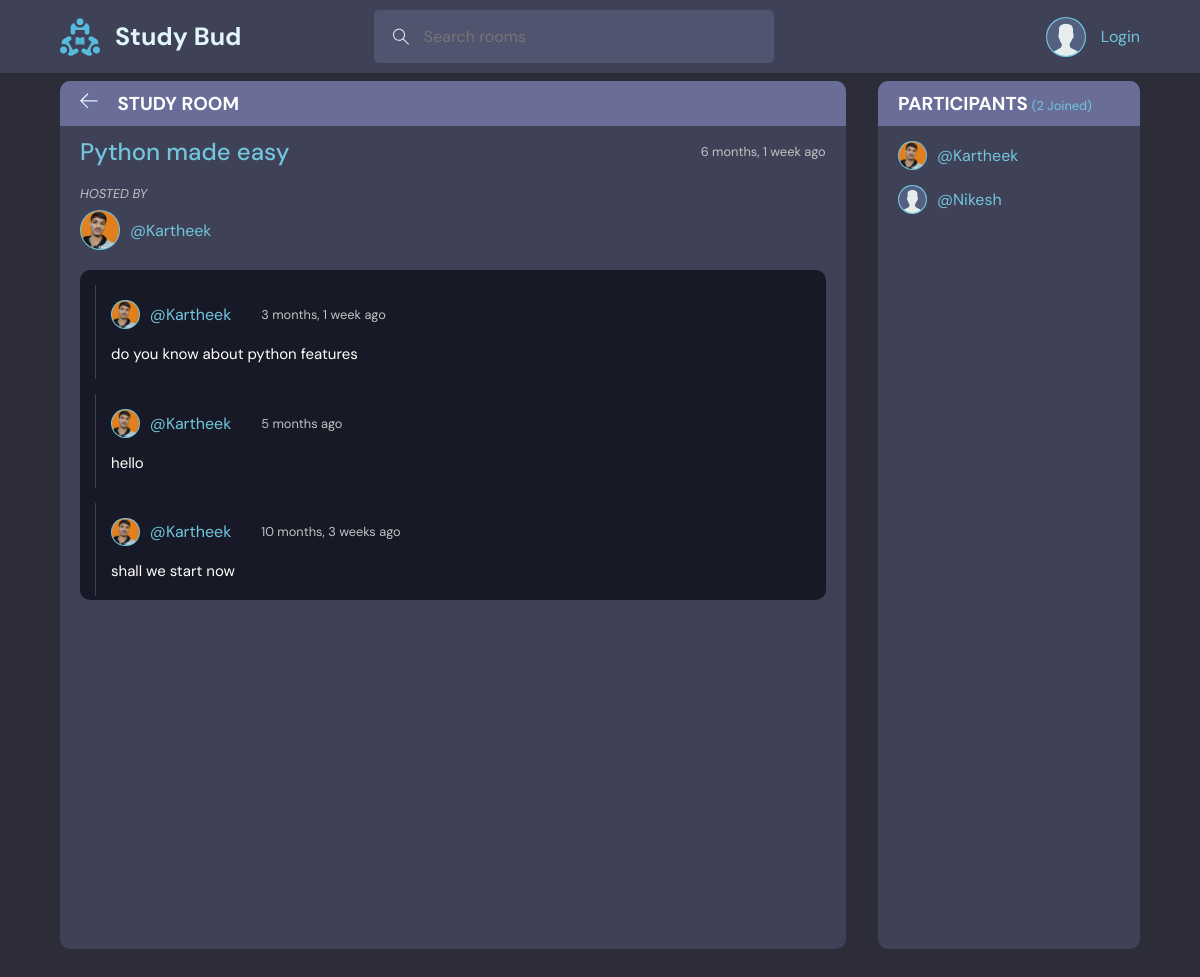
The page /room/1/ on the database its author committed.
### base/models.py (models this page shows, shortened)
class Room(models.Model):
    host = models.ForeignKey(User, on_delete=models.SET_NULL, null=True)
    topic = models.ForeignKey(Topic, on_delete=models.SET_NULL, null=True)
    name = models.CharField(max_length=200)
    description = models.TextField(null=True, blank=True)
    participants = models.ManyToManyField(User, related_name='participants', blank=True)
    updated = models.DateTimeField(auto_now=True)
    created = models.DateTimeField(auto_now_add=True)
    class Meta:
        ordering = ['-updated', '-created']

class User(AbstractUser):
    name = models.CharField(max_length=200, null=True)
    email = models.EmailField(unique=True, null=True)
    bio = models.TextField(null=True)
    avatar = models.ImageField(null=True, default="avatar.svg")
    USERNAME_FIELD = 'email'
    REQUIRED_FIELDS = []

class Message(models.Model):
    user = models.ForeignKey(User, on_delete=models.CASCADE)
    room = models.ForeignKey(Room, on_delete=models.CASCADE)
    body = models.TextField()
    updated = models.DateTimeField(auto_now=True)
    created = models.DateTimeField(auto_now_add=True)
    class Meta:
        ordering = ['-updated', '-created']
    def __str__(self):
        return self.body[:50]

### base/views.py (the view, shortened to what this page needs)
# urls.py: path('room/<str:pk>/', views.room, name='room'),
def room(request, pk):
    room = Room.objects.get(id=pk)
    room_messages = room.message_set.all()
    room_participants = room.participants.all()
    context = {'room': room, 'room_messages': room_messages, 'participants': room_participants}
    return render(request, 'base/room.html', context)

### base/templates/base/room.html (shortened to what this page needs)
{% extends 'main.html' %}
{% block content %}
<div class="grid room">
    <div class="content box-layout">
        <div class="room__top">
            <div class="room__top__left">
                <a href="{% url 'home' %}">
                    <svg version="1.1" xmlns="http://www.w3.org/2000/svg" width="32" height="32" viewBox="0 0 32 32">
                        <title>arrow-left</title>
                        <path
                          d="M13.723 2.286l-13.723 13.714 13.719 13.714 1.616-1.611-10.96-10.96h27.625v-2.286h-27.625l10.965-10.965-1.616-1.607z"
                        ></path>
                      </svg>
                </a>
                <h3>STUDY ROOM</h3>
            </div>
        </div>
        <div class="room__body">
            <h2>{{ room.name }}<small>{{ room.updated|timesince }} ago</small></h2>
            <i>HOSTED BY</i>
            <div class="userDetails">
                <a href="{% url 'user-profile' room.host.id %}">
                    <img src="{{ room.host.avatar.url }}" alt="" class="avatar">
                    <span>@{{ room.host.name }}</span>
                </a>
            </div>
            <div class="room__messages">
                {% for message in room_messages %}
                    <div class="message">
                        <div class="userDetails">
                            <div class="userName">
                                <a href="{% url 'user-profile' message.user.id %}">
                                    <img src="{{ message.user.avatar.url }}" alt="" class="avatar avatar--small">
                                    <span>@{{ message.user.name }}</span>
                                </a>
                                <small>{{ message.updated|timesince }} ago</small>
                            </div>
                        </div>
                        <p>{{ message }}</p>
                    </div>
                {% endfor %}
            </div>
        </div>
    </div>
    <div class="activity box-layout">
        <div class="room__top">
            <h3>PARTICIPANTS<small>({{ participants.count }} Joined)</small></h3>
        </div>
        <div class="room__body">
            {% for participant in participants %}
                <div class="userDetails">
                    <a href="{% url 'user-profile' participant.id %}">
                        <img src="{{ participant.avatar.url }}" alt="" class="avatar avatar--small">
                        <span>@{{ participant.name }}</span>
                    </a>
                </div>
            {% endfor %}
        </div>
    </div>
</div>
{% endblock content %}

### static/css/style.css (style rules this page uses)
* { margin: 0; padding: 0; -webkit-box-sizing: border-box; box-sizing: border-box; font-family: 'DM Sans', sans-serif; }
body { background-color: #2d2d39; }
a { text-decoration: none; color: #71c6dd; display: inline-block; }
.grid { margin: 8px 5%; color: #fff; display: -ms-grid; display: grid; -webkit-column-gap: 3%; column-gap: 3%; }
.userDetails { display: -webkit-box; display: -ms-flexbox; display: flex; -webkit-box-align: center; -ms-flex-align: center; align-items: center; }
.userDetails .userName { display: -webkit-box; display: -ms-flexbox; display: flex; -webkit-box-align: center; -ms-flex-align: center; align-items: center; }
.userDetails a { display: -webkit-inline-box; display: -ms-inline-flexbox; display: inline-flex; -webkit-box-align: center; -ms-flex-align: center; align-items: center; }
.userDetails a img { margin-right: 10px; }
.userDetails small { color: #c1c3c4; font-size: 0.8rem; font-weight: 400; }
.avatar { width: 2.5rem; height: 2.5rem; border-radius: 50%; padding: 1px; background-color: #71c6dd; }
.avatar--small { width: 1.8rem; height: 1.8rem; }
.box-layout { background-color: #3f4156; border-radius: 10px; }
.box-layout .room__top { border-radius: 10px 10px 0 0; background-color: #696d97; padding: 10px 20px; }
.box-layout .room__body { padding: 10px 20px; }
.grid.room { -ms-grid-columns: 9fr 3fr; grid-template-columns: 9fr 3fr; }
.grid.room .content.box-layout .room__top { display: -webkit-box; display: -ms-flexbox; display: flex; -webkit-box-align: center; -ms-flex-align: center; align-items: center; -webkit-box-pack: justify; -ms-flex-pack: justify; justify-content: space-between; }
.grid.room .content.box-layout .room__top .room__top__left { display: -webkit-box; display: -ms-flexbox; display: flex; -webkit-box-align: center; -ms-flex-align: center; align-items: center; }
.grid.room .content.box-layout .room__top .room__top__left a svg { width: 1.1rem; height: 1.1rem; fill: #e1f6fb; margin-right: 20px; }
.grid.room .content.box-layout .room__body h2 { display: -webkit-box; display: -ms-flexbox; display: flex; -webkit-box-align: center; -ms-flex-align: center; align-items: center; -webkit-box-pack: justify; -ms-flex-pack: justify; justify-content: space-between; font-weight: 500; color: #71c6dd; }
.grid.room .content.box-layout .room__body h2 small { font-size: 0.8rem; font-weight: 400; color: #c1c3c4; }
.grid.room .content.box-layout .room__body i { display: inline-block; font-size: 0.8rem; font-weight: 400; color: #c1c3c4; margin-top: 18px; margin-bottom: 8px; }
.grid.room .content.box-layout .room__body .room__messages { background-color: #181926; margin: 20px 0 3px 0; padding: 15px 0 0 15px; border-radius: 10px; height: 330px; overflow-y: auto; }
.grid.room .content.box-layout .room__body .room__messages .message { border-left: 1px solid #3f4156; margin-bottom: 15px; padding: 15px; }
.grid.room .content.box-layout .room__body .room__messages .message .userDetails { -webkit-box-pack: justify; -ms-flex-pack: justify; justify-content: space-between; }
.grid.room .content.box-layout .room__body .room__messages .message .userDetails .userName { gap: 30px; }
.grid.room .content.box-layout .room__body .room__messages .message p { margin-top: 15px; font-size: 15px; }
.grid.room .activity.box-layout .room__top h3 small { margin-left: 4px; color: #71c6dd; font-size: 0.8rem; font-weight: 400; }
.grid.room .activity.box-layout .room__body { padding-top: 0px; height: 80vh; overflow-y: auto; }
.grid.room .activity.box-layout .room__body .userDetails { margin-top: 15px; }

### rows shown on the page
Room: name "Python made easy", updated "6 months, 1 week", host.avatar (picture), host.name "Kartheek"
Message: user.avatar (picture), user.name "Kartheek", updated "3 months, 1 week", body "do you know about python features"
Message: user.avatar (picture), user.name "Kartheek", updated "5 months", body "hello"
Message: user.avatar (picture), user.name "Kartheek", updated "10 months, 3 weeks", body "shall we start now"
User: avatar (picture), name "Kartheek"
User: avatar (placeholder picture), name "Nikesh"

### other values the page prints
{{ participants.count }} "2"
